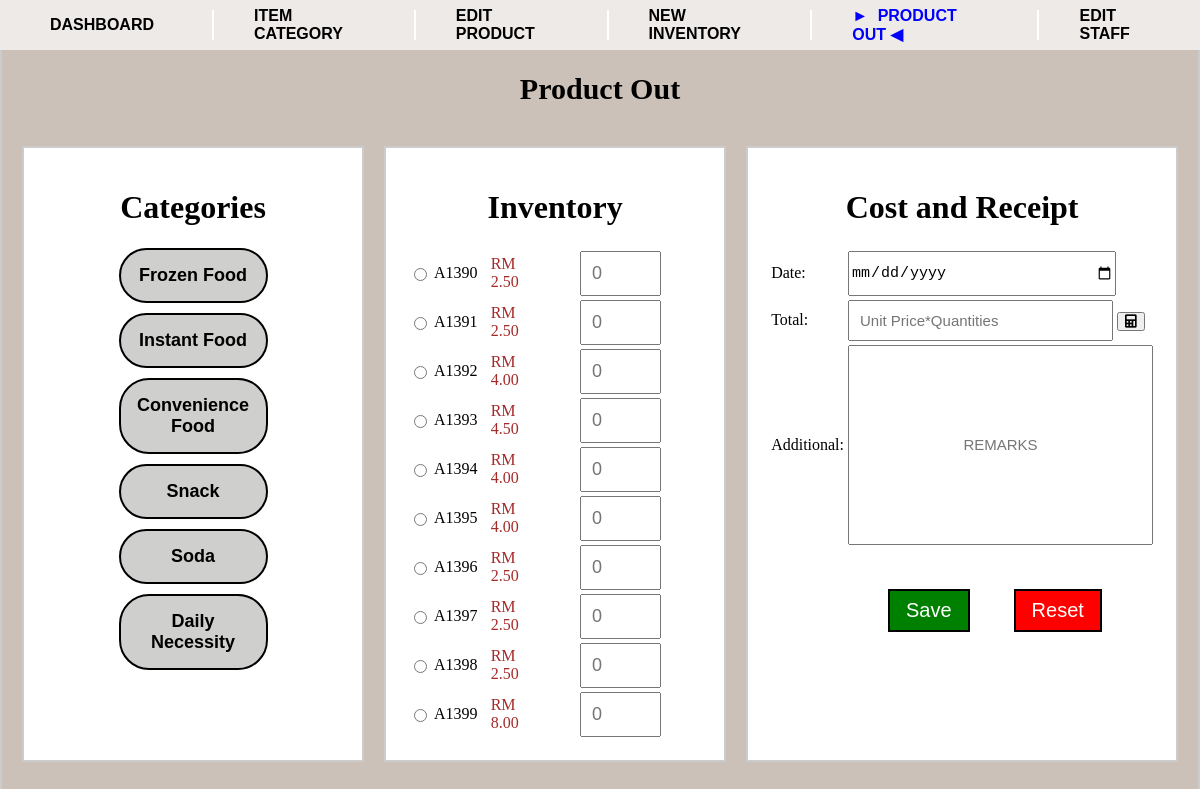
Screenshot of /productout.php with the database file from the repository.
### tables this page shows
CREATE TABLE `product` (
  `ProductCode` varchar(100) NOT NULL,
  `Category` varchar(100) NOT NULL,
  `CurrentDate` date NOT NULL,
  `Description` varchar(100) NOT NULL,
  `Image` longblob NOT NULL,
  `ProductBarcode` varchar(100) NOT NULL,
  `Quantity` int(100) NOT NULL,
  `StandardCost` varchar(100) NOT NULL,
  `SupplierID` varchar(100) NOT NULL,
  `TransactionID` varchar(100) NOT NULL,
  `UnitPrice` varchar(100) NOT NULL
);

### productout.php (the view, shortened to what this page needs)
<?php
$sql = "SELECT ProductCode, UnitPrice FROM product";
$result = mysqli_query($conn, $sql);
?>
<html lang="en">
<head>
  <link rel="stylesheet" href="https://cdnjs.cloudflare.com/ajax/libs/font-awesome/5.15.4/css/all.min.css">
</head>
<body>
    <nav>
        <a href="dashboard.php">DASHBOARD</a>
        <a href="itemcategory.php">ITEM CATEGORY</a>
        <a href="editproduct.php">EDIT PRODUCT</a>
        <a href="productin.php" >NEW INVENTORY</a>
        <a href="productout.php"class="edit-link"><span class="arrow-icon">&#9658;</span> PRODUCT OUT <span class="arrow-icon">&#9664</span></a>
        <a href="formstaff.php">EDIT STAFF</a>
    </nav>
  <div class="container">
    <header class="header">Product Out</header>
    <form action="updateout.php" method="POST">
        <div class="columns-container">
            <div class="column" id="categories-column">
                <h1><center>Categories</center></h1>
                <div class="categories-container">
                    <button>Frozen Food</button>
                    <button>Instant Food</button>
                    <button>Convenience Food</button>
                    <button>Snack</button>
                    <button>Soda</button>
                    <button>Daily Necessity</button>
                </div>
            </div>
            <div class="column" id="inventory-column">
                <h1><center>Inventory</center></h1>
                <table class="inventory-table">
                    <?php
                    if (mysqli_num_rows($result) > 0) {
                        while ($row = mysqli_fetch_assoc($result)) {
                            $productCodeFromDatabase = $row['ProductCode'];
                            $unitPriceFromDatabase = $row['UnitPrice'];
                            echo "<tr>";
                            echo "<td><input type='radio' name='selectedItem' value='" . $productCodeFromDatabase . "'></td>";
                            echo "<td>" . $productCodeFromDatabase . "</td>";
                            echo "<td style='color: brown; padding-left: 10px;'>RM " . $unitPriceFromDatabase . "</td>";
                            echo "<td><input type='text' name='quantity" . $productCodeFromDatabase . "' placeholder='0'></td>";
                            echo "</tr>";
                        }
                    } else {
                        echo "<tr><td colspan='4'>0 results</td></tr>";
                    }
                    ?>
                </table>
            </div>
            <div class="column" id="cost-receipt-column">
                <h1><center>Cost and Receipt</center></h1>
                <table class="cost-receipt-table">
                <tr>
                    <td>Date:</td>
                    <td>
                        <input type="date" name="date" placeholder="Enter Date" style="font-size: 15px;width: 88%; height: 45px;">
                    </td>
                 </tr>
                 <tr>
                    <td>Total:</td>
                    <td>
                        <input type="text" name="total" placeholder="Unit Price*Quantities" style="font-size: 15px;">
                        <button type="button" onclick="calculateTotal()">
                            <i class="fas fa-calculator"></i>
                        </button>
                    </td>
                </tr>
                <tr>
                    <td>Additional:</td>
                    <td>
                        <input type="text" name="remarks" placeholder="REMARKS" style="font-size: 15px; width: 305px; height: 200px; text-align: center;">
                    </td>
                </tr>
                <tr>
                    <td></td>
                    <td>
                        <div class="button-container">
                            <button type="submit" class="save-button">Save</button>
                            <button type="reset" class="reset-button">Reset</button>
                        </div>
                    </td>
                </tr>
                </table>
            </div>
        </div>
    </form>
</body>
</html>

### productout.php (style rules this page uses)
body { font-family: Garet; margin: 0; background-color: #cbc1b8; border: solid 0px #000; }
nav { position: fixed; top: 0; left: 0; width: 100%; background-color: #edeae8; display: flex; align-items: center; height: 50px; justify-content: space-between; z-index: 1000; }
nav a { text-decoration: none; color: #000; font-size: 16px; font-weight: bold; padding: 15px 50px; position: relative; font-family: Arial, sans-serif; transition: color 0.3s; }
nav a:not(:last-child)::after { content: ""; position: absolute; top: 50%; right: -10px; width: 2px; height: 30px; background-color: white; transform: translateY(-50%); }
.arrow-icon { color: blue; margin-left: 0; margin-right: 5px; }
.edit-link { color: blue; }
.container { width: 100%; height: 100vh; padding: 20px; border: solid 2px #ccc; background-color: #cbc1b8; box-sizing: border-box; }
.columns-container { display: flex; flex-wrap: wrap; gap: 20px; margin-top: 20px; }
.column { flex: 1; padding: 20px; border: solid 2px #ccc; background-color: #fff; box-sizing: border-box; }
.categories-container { display: flex; flex-direction: column; gap: 10px; align-items: center; }
.categories-container button { width: 50%; padding: 15px ; border: none; background-color: #cfcfcd; cursor: pointer; font-size: 18px; border-radius: 30px; transition: background-color 0.3s, color 0.3s; border: 2px solid black; font-weight: bold; }
.inventory-table, .cost-receipt-table { width: 100%; }
.inventory-table input[type="text"] { width: 50%; padding: 10px; font-size: 18px; margin: 0 auto; display: block; }
.cost-receipt-table input[type="text"] { width: calc(100% - 40px); padding: 10px; font-size: 20px; }
.button-container { margin-top: 40px; text-align: left; }
.button-container button { padding: 8px 16px; margin-left: 40px; border: 2px solid black; cursor: pointer; font-size: 20px; }
.save-button { background-color: green; color: white; }
.reset-button { background-color: red; color: white; }
.header { margin-top: 30px; padding: 20px; text-align: center; font-weight: bold; font-size: 30px; }

### rows the page displays
product: ProductCode "A1390", UnitPrice "2.50"
product: ProductCode "A1391", UnitPrice "2.50"
product: ProductCode "A1392", UnitPrice "4.00"
product: ProductCode "A1393", UnitPrice "4.50"
product: ProductCode "A1394", UnitPrice "4.00"
product: ProductCode "A1395", UnitPrice "4.00"
product: ProductCode "A1396", UnitPrice "2.50"
product: ProductCode "A1397", UnitPrice "2.50"
product: ProductCode "A1398", UnitPrice "2.50"
product: ProductCode "A1399", UnitPrice "8.00"
